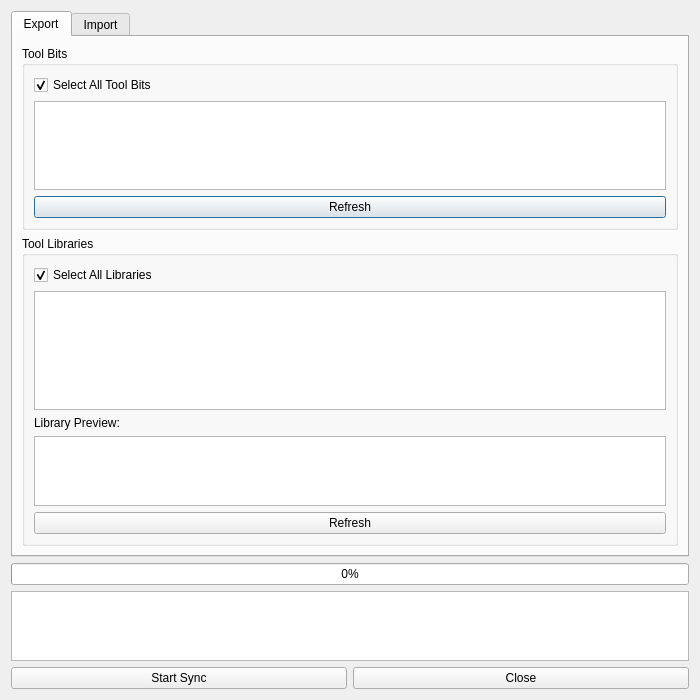
<?xml version="1.0" encoding="UTF-8"?>
<ui version="4.0">
 <class>LoobricSyncDialog</class>
 <widget class="QDialog" name="LoobricSyncDialog">
  <property name="geometry">
   <rect>
    <x>0</x>
    <y>0</y>
    <width>700</width>
    <height>700</height>
   </rect>
  </property>
  <property name="windowTitle">
   <string>Sync with Loobric</string>
  </property>
  <property name="modal">
   <bool>true</bool>
  </property>
  <layout class="QVBoxLayout" name="mainLayout">
   <item>
    <widget class="QTabWidget" name="tabs">
     <property name="currentIndex">
      <number>0</number>
     </property>
     <widget class="QWidget" name="exportTab">
      <attribute name="title">
       <string>Export</string>
      </attribute>
      <layout class="QVBoxLayout" name="exportLayout">
       <item>
        <widget class="QGroupBox" name="toolBitsGroup">
         <property name="title">
          <string>Tool Bits</string>
         </property>
         <layout class="QVBoxLayout" name="toolBitsLayout">
          <item>
           <widget class="QCheckBox" name="selectAllBits">
            <property name="text">
             <string>Select All Tool Bits</string>
            </property>
            <property name="checked">
             <bool>true</bool>
            </property>
           </widget>
          </item>
          <item>
           <widget class="QListWidget" name="toolBitsList">
            <property name="selectionMode">
             <enum>QAbstractItemView::MultiSelection</enum>
            </property>
           </widget>
          </item>
          <item>
           <widget class="QPushButton" name="refreshBitsButton">
            <property name="text">
             <string>Refresh</string>
            </property>
           </widget>
          </item>
         </layout>
        </widget>
       </item>
       <item>
        <widget class="QGroupBox" name="librariesGroup">
         <property name="title">
          <string>Tool Libraries</string>
         </property>
         <layout class="QVBoxLayout" name="librariesLayout">
          <item>
           <widget class="QCheckBox" name="selectAllLibraries">
            <property name="text">
             <string>Select All Libraries</string>
            </property>
            <property name="checked">
             <bool>true</bool>
            </property>
           </widget>
          </item>
          <item>
           <widget class="QListWidget" name="librariesList">
            <property name="selectionMode">
             <enum>QAbstractItemView::MultiSelection</enum>
            </property>
           </widget>
          </item>
          <item>
           <widget class="QLabel" name="libraryPreviewLabel">
            <property name="text">
             <string>Library Preview:</string>
            </property>
           </widget>
          </item>
          <item>
           <widget class="QTextEdit" name="libraryPreview">
            <property name="maximumSize">
             <size>
              <width>16777215</width>
              <height>100</height>
             </size>
            </property>
            <property name="readOnly">
             <bool>true</bool>
            </property>
           </widget>
          </item>
          <item>
           <widget class="QPushButton" name="refreshLibrariesButton">
            <property name="text">
             <string>Refresh</string>
            </property>
           </widget>
          </item>
         </layout>
        </widget>
       </item>
      </layout>
     </widget>
     <widget class="QWidget" name="importTab">
      <attribute name="title">
       <string>Import</string>
      </attribute>
      <layout class="QVBoxLayout" name="importLayout">
       <item>
        <widget class="QGroupBox" name="toolItemsGroup">
         <property name="title">
          <string>Tool Items</string>
         </property>
         <layout class="QVBoxLayout" name="toolItemsLayout">
          <item>
           <layout class="QHBoxLayout" name="itemsHeaderLayout">
            <item>
             <widget class="QCheckBox" name="selectAllItems">
              <property name="text">
               <string>Select All Tool Items</string>
              </property>
              <property name="checked">
               <bool>true</bool>
              </property>
             </widget>
            </item>
            <item>
             <spacer name="itemsHeaderSpacer">
              <property name="orientation">
               <enum>Qt::Horizontal</enum>
              </property>
              <property name="sizeHint" stdset="0">
               <size>
                <width>40</width>
                <height>20</height>
               </size>
              </property>
             </spacer>
            </item>
            <item>
             <widget class="QPushButton" name="refreshItemsButton">
              <property name="text">
               <string>Refresh</string>
              </property>
             </widget>
            </item>
           </layout>
          </item>
          <item>
           <widget class="QListWidget" name="toolItemsList">
            <property name="selectionMode">
             <enum>QAbstractItemView::MultiSelection</enum>
            </property>
           </widget>
          </item>
         </layout>
        </widget>
       </item>
       <item>
        <widget class="QGroupBox" name="toolSetsGroup">
         <property name="title">
          <string>Tool Sets</string>
         </property>
         <layout class="QVBoxLayout" name="toolSetsLayout">
          <item>
           <layout class="QHBoxLayout" name="setsHeaderLayout">
            <item>
             <widget class="QCheckBox" name="selectAllSets">
              <property name="text">
               <string>Select All Tool Sets</string>
              </property>
              <property name="checked">
               <bool>true</bool>
              </property>
             </widget>
            </item>
            <item>
             <spacer name="setsHeaderSpacer">
              <property name="orientation">
               <enum>Qt::Horizontal</enum>
              </property>
              <property name="sizeHint" stdset="0">
               <size>
                <width>40</width>
                <height>20</height>
               </size>
              </property>
             </spacer>
            </item>
            <item>
             <widget class="QPushButton" name="refreshSetsButton">
              <property name="text">
               <string>Refresh</string>
              </property>
             </widget>
            </item>
            <item>
             <widget class="QPushButton" name="viewHistoryButton">
              <property name="text">
               <string>View History</string>
              </property>
             </widget>
            </item>
           </layout>
          </item>
          <item>
           <widget class="QListWidget" name="toolSetsList">
            <property name="selectionMode">
             <enum>QAbstractItemView::MultiSelection</enum>
            </property>
           </widget>
          </item>
          <item>
           <widget class="QLabel" name="toolsetPreviewLabel">
            <property name="text">
             <string>Tool Set Preview:</string>
            </property>
           </widget>
          </item>
          <item>
           <widget class="QTextEdit" name="toolsetPreview">
            <property name="maximumSize">
             <size>
              <width>16777215</width>
              <height>80</height>
             </size>
            </property>
            <property name="readOnly">
             <bool>true</bool>
            </property>
           </widget>
          </item>
         </layout>
        </widget>
       </item>
      </layout>
     </widget>
    </widget>
   </item>
   <item>
    <widget class="QProgressBar" name="progressBar">
     <property name="value">
      <number>0</number>
     </property>
    </widget>
   </item>
   <item>
    <widget class="QTextEdit" name="statusText">
     <property name="maximumSize">
      <size>
       <width>16777215</width>
       <height>150</height>
      </size>
     </property>
     <property name="readOnly">
      <bool>true</bool>
     </property>
    </widget>
   </item>
   <item>
    <layout class="QHBoxLayout" name="buttonLayout">
     <item>
      <widget class="QPushButton" name="syncButton">
       <property name="text">
        <string>Start Sync</string>
       </property>
      </widget>
     </item>
     <item>
      <widget class="QPushButton" name="closeButton">
       <property name="text">
        <string>Close</string>
       </property>
      </widget>
     </item>
    </layout>
   </item>
  </layout>
 </widget>
 <resources/>
 <connections/>
</ui>
